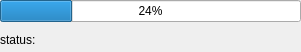
<?xml version="1.0" encoding="UTF-8"?>
<ui version="4.0">
 <class>Dialog</class>
 <widget class="QDialog" name="Dialog">
  <property name="geometry">
   <rect>
    <x>0</x>
    <y>0</y>
    <width>301</width>
    <height>52</height>
   </rect>
  </property>
  <property name="windowTitle">
   <string>Dialog</string>
  </property>
  <widget class="QWidget" name="verticalLayoutWidget">
   <property name="geometry">
    <rect>
     <x>0</x>
     <y>0</y>
     <width>301</width>
     <height>51</height>
    </rect>
   </property>
   <layout class="QVBoxLayout" name="verticalLayout">
    <item>
     <widget class="QProgressBar" name="progressBar">
      <property name="value">
       <number>24</number>
      </property>
     </widget>
    </item>
    <item>
     <widget class="QLabel" name="label_status">
      <property name="text">
       <string>status: </string>
      </property>
     </widget>
    </item>
   </layout>
  </widget>
 </widget>
 <resources/>
 <connections/>
</ui>
